Frame 1 (no input): blank canvas, image omitted
Frame 60 (the mouse pressed at the canvas centre just before this capture): blank canvas, image omitted
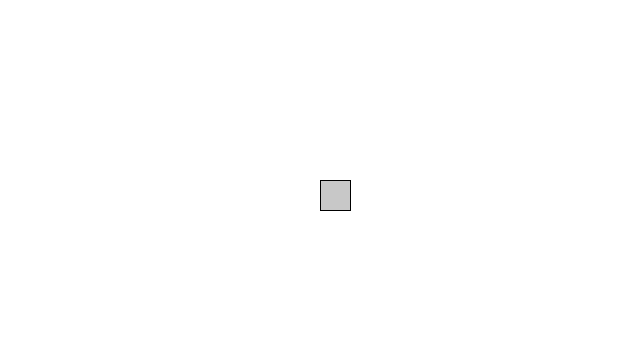
Frame 120 (the mouse held since frame 60 and released just before this capture)

The Processing sketch whose frames 1 and 60 were blank and that drew this single picture after the mouse press (run headless with seeded random() and noise(); from frame 60 on, the mouse is pressed at the canvas centre):

// Processing sketch: Box_in_PVector
// ── Box_in_PVector.pde
ArrayList<Box>  boxes = new ArrayList<Box>();

void setup(){
  size(640,360);
  background(255);
}

void draw(){
  if(mousePressed){
    Box box = new Box(mouseX,mouseY);
    box.display();
    boxes.add(box);
  }
}
// ── Box.pde
class Box{
 
  PVector location;
  
  Box(float x_,float y_){
    location = new PVector(x_,y_);
  }
  
  void display(){
    fill(200);
    stroke(0);
    strokeWeight(1);
    rect(location.x,location.y,30,30);
  }
  
  
}
